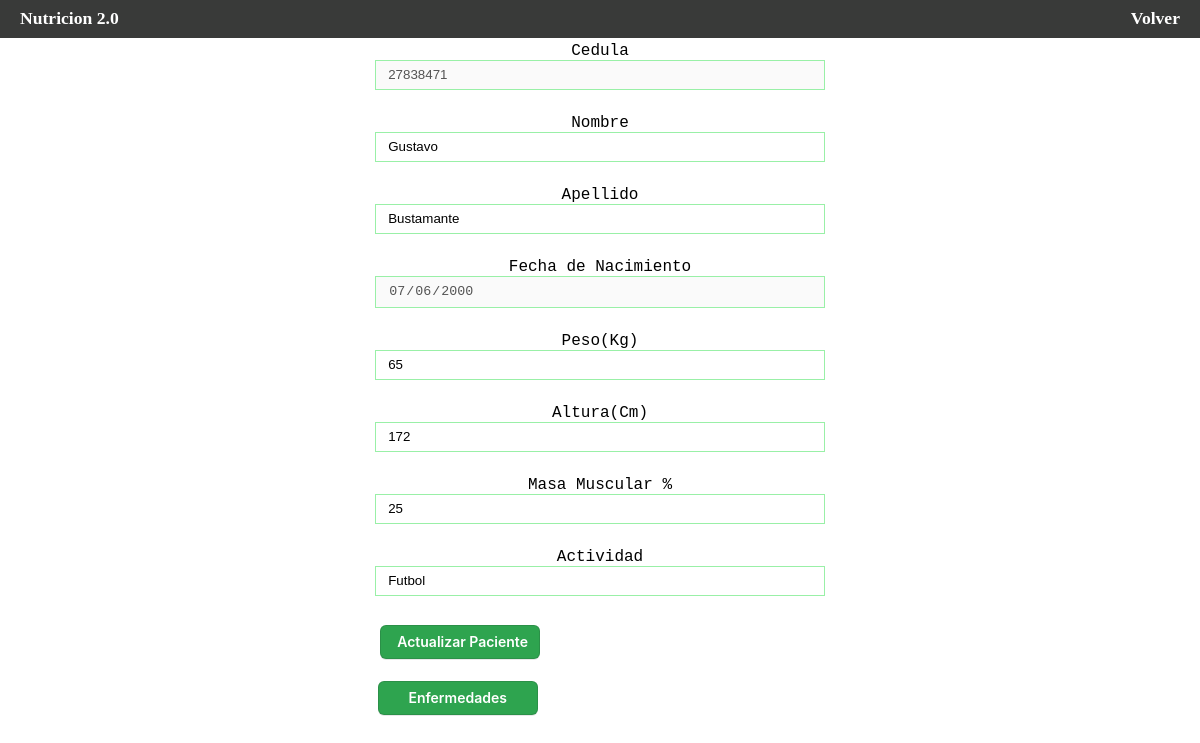
Before: /forms/registros/datos.php?dni=27838471 with the older database file.
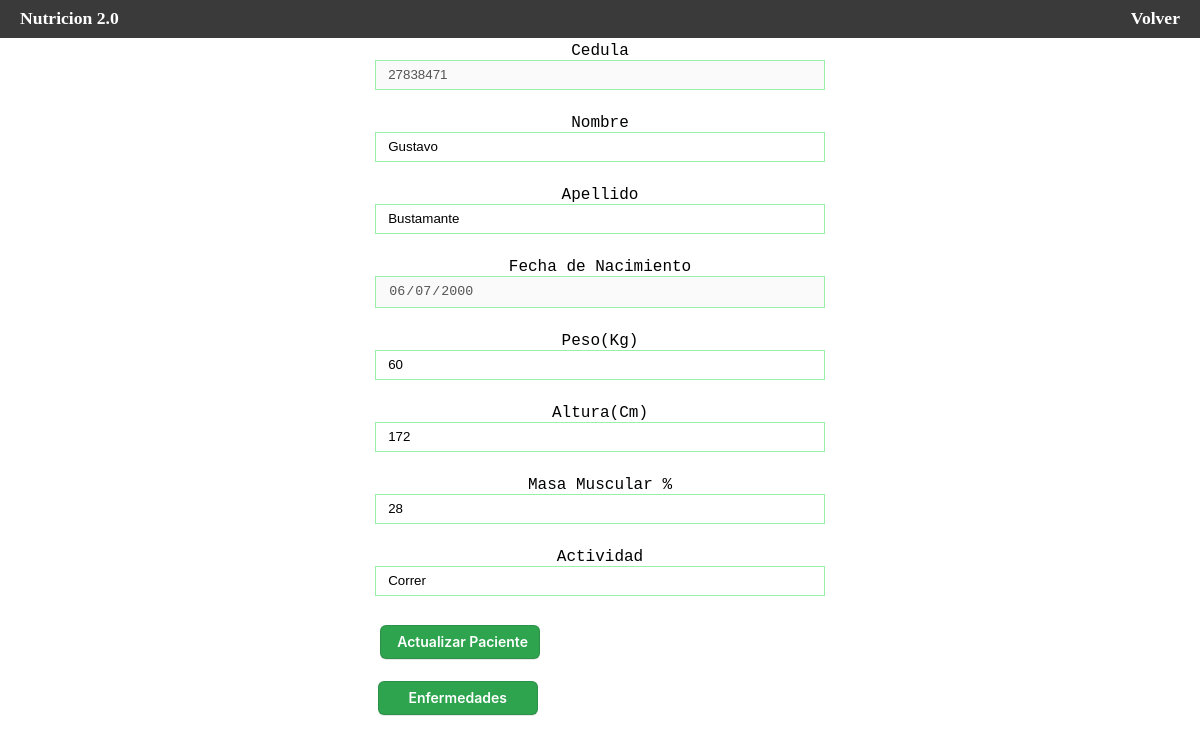
After: the same page with the newer database file.
### tables this page shows
CREATE TABLE `pacientes` (
  `dni` int NOT NULL,
  `nombre` varchar(30) NOT NULL,
  `Apellido` varchar(30) NOT NULL,
  `fecha_nac` date NOT NULL,
  `peso` smallint NOT NULL,
  `altura` int NOT NULL,
  `masa_muscular` int NOT NULL,
  `actividad_fisica` varchar(45) NOT NULL,
  `id_usuario` int NOT NULL,
  PRIMARY KEY (`dni`),
  KEY `id_usuario_idx` (`id_usuario`),
  CONSTRAINT `id` FOREIGN KEY (`id_usuario`) REFERENCES `usuarios` (`id`)
);

### forms/registros/datos.php (the view, shortened to what this page needs)
<?php
    require_once("../../database/database.php");
    if(isset($_GET["dni"])){
        $dni = $_GET["dni"];
    }
	$sql = "SELECT * FROM pacientes WHERE dni=:dni";
	$registros1=$conn->prepare($sql);
	$registros1->execute(array(":dni"=>$dni));
	$registros=$registros1->fetchAll();
?>
<!DOCTYPE html>
<html lang="en">
<head>
    <link rel="stylesheet" href="./main.css">
</head>
<body>
<header class="main-header">
			<a class="text-header" href="#">
				<span class="site-name">Nutricion 2.0</span>
			</a>
			<a class="text-header1" href="../../index.php">
			 <span class="site-name">Volver</span>
            </a>
	</header>
    <div class="container">
        <div class="container-form">
    <?php foreach ($registros as $key):?>
        <form class="form" name="form1" method="post" action="datos.php?dni=<?php echo $dni ?>">
                    <div class="item">
                        <label for="Cedula" class="label">Cedula</label>
                        <input type="number" name="dni" class="form-control" value="<?php echo $key["dni"] ?>" disabled>
                    </div>
                    <div class="item">
                    <label for="Cedula" class="label">Nombre</label>
                        <input type="text" name="name" class="form-control" maxlength="30" value="<?php echo $key["nombre"] ?>">
                    </div>
                    <div class="item">
                    <label for="Cedula" class="label">Apellido</label>
                        <input type="text" name="last" class="form-control" maxlength="30" value="<?php echo $key["Apellido"] ?>">
                    </div>
                    <div class="item">
                    <label for="Cedula" class="label">Fecha de Nacimiento</label>
                        <input type="date" class="form-control" value="<?php echo $key["fecha_nac"] ?>" disabled>
                    </div>
                    <div class="item">
                    <label for="Cedula" class="label">Peso(Kg)</label>
                        <input type="number" name="weight"min="30" max="140" class="form-control" value="<?php echo $key["peso"] ?>">
                    </div>
                    <div class="item">
                    <label for="Cedula" class="label">Altura(Cm)</label>
                        <input type="number" name="height"min="80" max="240" class="form-control" value="<?php echo $key["altura"] ?>">
                    </div>
                    <div class="item">
                    <label for="Cedula" class="label">Masa Muscular %</label>
                        <input type="number" name="masa"min="05" max="100" class="form-control" value="<?php echo $key["masa_muscular"] ?>">
                    </div>
                    <div class="item">
                    <label for="Cedula" class="label">Actividad</label>
                        <input type="Text" name="activity"class="form-control" maxlength="30" value="<?php echo $key["actividad_fisica"] ?>">
                    </div>
                    <?php endforeach; ?>
                    <div class="item">
                        <button type="submit" name="add" class="button btn-create">Actualizar Paciente</button>
                    </div>
                </form>
                    <div class="item-btn">
                        <a href="../../views/enfermedad/enfermedades.php?dni=<?php echo $dni?>">
                            <button class="button btn-create">Enfermedades</button>
                        </a>
                    </div>
            </div>
    </div>
</body>
</html>

### forms/registros/main.css (style rules this page uses)
.container { margin-top:30px; display: flex; flex-direction: column; justify-content: center; align-items: center; }
form { width: 50%; display: flex; flex-direction: column; }
.container-form { display: flex; justify-content: center; align-items: center; flex-direction: column; width: 80%; }
.item { display: flex; flex-direction: column; padding: 4px; margin: 8px; text-align: center; justify-content: center; }
.item-btn { display: flex; align-items: center; justify-content: start; width: 48%; }
.button { appearance: none; background-color: #2ea44f; border: 1px solid rgba(27, 31, 35, .15); border-radius: 6px; box-shadow: rgba(27, 31, 35, .1) 0 1px 0; box-sizing: border-box; color: #fff; cursor: pointer; display: inline-block; font-family: -apple-system,system-ui,"Segoe UI",Helvetica,Arial,sans-serif,"Apple Color Emoji","Segoe UI Emoji"; font-size: 14px; font-weight: 600; line-height: 20px; padding: 6px 16px; position: relative; text-align: center; text-decoration: none; user-select: none; width: 160px; -webkit-user-select: none; touch-action: manipulation; vertical-align: middle; white-space: nowrap; margin:5px; }
.form-control { border: 1px solid #99f0a7; padding: 6px 12px 7px; transition: 0.4s; }
.label { font-size:16px; font-family: 'Courier New', Courier, monospace; }
.main-header { background: #393a39; color: white; height: 38px; width: 100%; left: 0; top: 0; position: fixed; }
.main-header a { color: white; }
.text-header { float: left; margin-top: 8px; margin-left: 20px; text-decoration: none; font-family: Cambria, Cochin, Georgia, Times, 'Times New Roman', serif; }
.text-header .site-name { font-weight: 700; font-size: 1.1em; }
.text-header1 { float: right; margin-top: 8px; margin-right: 20px; text-decoration: none; font-family: Cambria, Cochin, Georgia, Times, 'Times New Roman', serif; }
.text-header1 .site-name { font-weight: 700; font-size: 1.1em; }

Changed rows visible on the page:
changed pacientes "Gustavo": fecha_nac "07/06/2000" → "06/07/2000"; weight "65" → "60"; masa "25" → "28"; activity "Futbol" → "Correr"
